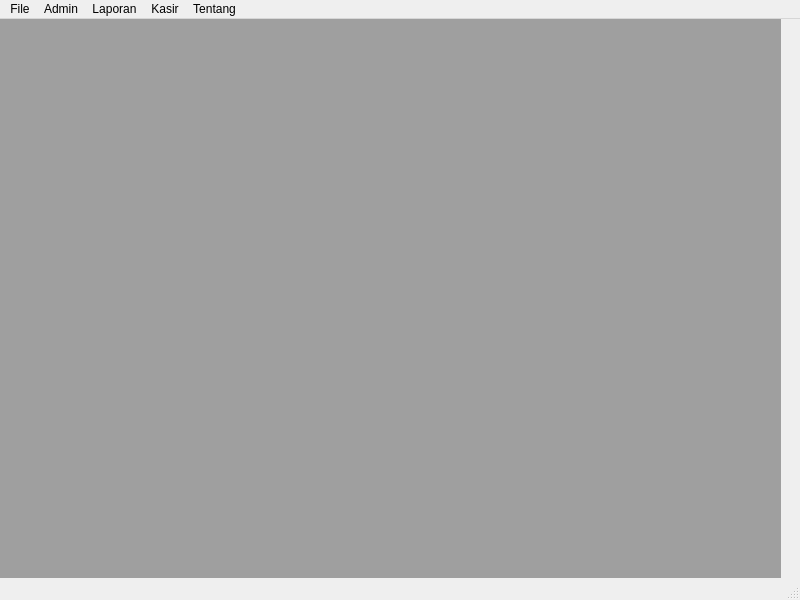
<?xml version="1.0" encoding="UTF-8"?>
<ui version="4.0">
 <class>main</class>
 <widget class="QMainWindow" name="main">
  <property name="geometry">
   <rect>
    <x>0</x>
    <y>0</y>
    <width>800</width>
    <height>600</height>
   </rect>
  </property>
  <property name="windowTitle">
   <string>main</string>
  </property>
  <widget class="QWidget" name="centralwidget">
   <widget class="QMdiArea" name="mdiArea">
    <property name="geometry">
     <rect>
      <x>-10</x>
      <y>-10</y>
      <width>791</width>
      <height>591</height>
     </rect>
    </property>
   </widget>
  </widget>
  <widget class="QMenuBar" name="menubar">
   <property name="geometry">
    <rect>
     <x>0</x>
     <y>0</y>
     <width>800</width>
     <height>23</height>
    </rect>
   </property>
   <widget class="QMenu" name="menuAccount">
    <property name="title">
     <string>File</string>
    </property>
    <addaction name="separator"/>
    <addaction name="actionLogin"/>
    <addaction name="actionLogout"/>
   </widget>
   <widget class="QMenu" name="menuAdmin">
    <property name="title">
     <string>Admin</string>
    </property>
    <addaction name="actionUser_Management"/>
    <addaction name="actionData_Barang"/>
    <addaction name="actionData_Vendor"/>
   </widget>
   <widget class="QMenu" name="menuLaporan">
    <property name="title">
     <string>Laporan</string>
    </property>
    <addaction name="actionLaporan_Keuangan"/>
   </widget>
   <widget class="QMenu" name="menuKasir">
    <property name="title">
     <string>Kasir</string>
    </property>
    <addaction name="actionAplikasi_Kasir"/>
   </widget>
   <widget class="QMenu" name="menuTentang">
    <property name="title">
     <string>Tentang</string>
    </property>
    <addaction name="actionAplikasi"/>
   </widget>
   <addaction name="menuAccount"/>
   <addaction name="menuAdmin"/>
   <addaction name="menuLaporan"/>
   <addaction name="menuKasir"/>
   <addaction name="menuTentang"/>
  </widget>
  <widget class="QStatusBar" name="statusbar"/>
  <action name="actionLogin">
   <property name="text">
    <string>Login</string>
   </property>
  </action>
  <action name="actionLogout">
   <property name="text">
    <string>Logout</string>
   </property>
  </action>
  <action name="actionUser_Management">
   <property name="text">
    <string>User Management</string>
   </property>
  </action>
  <action name="actionData_Barang">
   <property name="text">
    <string>Data Barang</string>
   </property>
  </action>
  <action name="actionData_Vendor">
   <property name="text">
    <string>Data Vendor</string>
   </property>
  </action>
  <action name="actionAplikasi">
   <property name="text">
    <string>Aplikasi</string>
   </property>
  </action>
  <action name="actionLaporan_Keuangan">
   <property name="text">
    <string>Laporan Keuangan</string>
   </property>
  </action>
  <action name="actionAplikasi_Kasir">
   <property name="text">
    <string>Aplikasi Kasir</string>
   </property>
  </action>
 </widget>
 <resources/>
 <connections/>
</ui>
